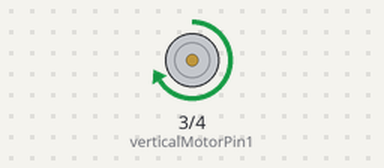
This sketch was run on a simulated Arduino Uno, built with avr-gcc and run on an emulated ATmega328P. On the bench: motor-driver pin pairs drawn as motors (green arrow = first pin HIGH = forward, orange = second pin HIGH = backward, longer = more drive).

Above: at 0.5 s.
Timing chart, 0 to 4.6 s (numbered marks = the images above):
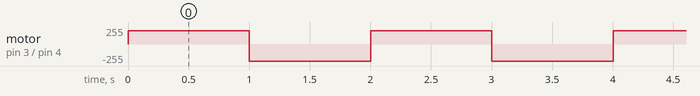

Measured:
- by itself, motor on pin 3 (verticalMotorPin1) / pin 4 (verticalMotorPin2): alternates backward 255/255 for 1.0 s and forward 200/255 for 1.0 s

The sketch:

verticalMotors.ino
```cpp
int verticalMotorPin1 = 3;
int verticalMotorPin2 = 4;
int verticalMotorSign = 0;

void setup() {
  pinMode(verticalMotorPin1, OUTPUT);
  pinMode(verticalMotorPin2, OUTPUT);
  analogWrite(verticalMotorPin1, 0);
  analogWrite(verticalMotorPin2, 0);
}

int signum(int n){
  if (n > 0) return 1;
  if (n < 0) return -1;
  return 0;
}

void verticalMotorWrite(int value){ //[-255,255]
  if( signum(value) == -verticalMotorSign ){
    analogWrite(verticalMotorPin1, 0);
    analogWrite(verticalMotorPin2, 0);
    delay(1);
  }
  verticalMotorSign = signum(value);

  if(value > 0)
    analogWrite(verticalMotorPin1, value);
  else
    analogWrite(verticalMotorPin2, -value);
}


void loop() {
  verticalMotorWrite(200);
  delay(1000);
  verticalMotorWrite(-200);
  delay(1000);
}
```
